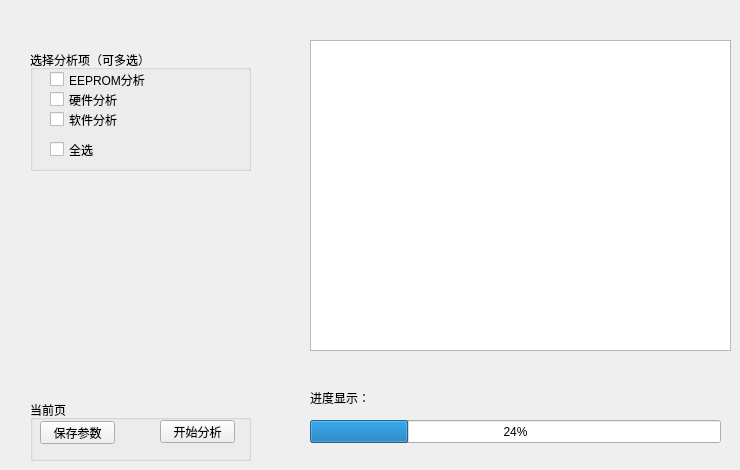
    <widget class="QWidget" name="tab_System">
     <attribute name="title">
      <string>系统分析</string>
     </attribute>
     <widget class="QGroupBox" name="groupBox_SysItem">
      <property name="geometry">
       <rect>
        <x>30</x>
        <y>50</y>
        <width>221</width>
        <height>121</height>
       </rect>
      </property>
      <property name="title">
       <string>选择分析项（可多选）</string>
      </property>
      <widget class="QCheckBox" name="checkBox_SysE2prom">
       <property name="geometry">
        <rect>
         <x>20</x>
         <y>20</y>
         <width>131</width>
         <height>19</height>
        </rect>
       </property>
       <property name="text">
        <string>EEPROM分析</string>
       </property>
      </widget>
      <widget class="QCheckBox" name="checkBox_SysHardware">
       <property name="geometry">
        <rect>
         <x>20</x>
         <y>40</y>
         <width>131</width>
         <height>19</height>
        </rect>
       </property>
       <property name="text">
        <string>硬件分析</string>
       </property>
      </widget>
      <widget class="QCheckBox" name="checkBox_SysSoftware">
       <property name="geometry">
        <rect>
         <x>20</x>
         <y>60</y>
         <width>131</width>
         <height>19</height>
        </rect>
       </property>
       <property name="text">
        <string>软件分析</string>
       </property>
      </widget>
      <widget class="QCheckBox" name="checkBox_SysAll">
       <property name="geometry">
        <rect>
         <x>20</x>
         <y>90</y>
         <width>131</width>
         <height>19</height>
        </rect>
       </property>
       <property name="text">
        <string>全选</string>
       </property>
       <property name="checked">
        <bool>false</bool>
       </property>
      </widget>
     </widget>
     <widget class="QTextBrowser" name="textBrowser_Sys">
      <property name="geometry">
       <rect>
        <x>310</x>
        <y>40</y>
        <width>421</width>
        <height>311</height>
       </rect>
      </property>
     </widget>
     <widget class="QProgressBar" name="progressBar_Sys">
      <property name="geometry">
       <rect>
        <x>310</x>
        <y>420</y>
        <width>411</width>
        <height>23</height>
       </rect>
      </property>
      <property name="value">
       <number>24</number>
      </property>
     </widget>
     <widget class="QLabel" name="label_2">
      <property name="geometry">
       <rect>
        <x>310</x>
        <y>390</y>
        <width>72</width>
        <height>15</height>
       </rect>
      </property>
      <property name="text">
       <string>进度显示：</string>
      </property>
     </widget>
     <widget class="QGroupBox" name="groupBox_SysSet">
      <property name="geometry">
       <rect>
        <x>30</x>
        <y>400</y>
        <width>221</width>
        <height>61</height>
       </rect>
      </property>
      <property name="title">
       <string>当前页</string>
      </property>
      <widget class="QPushButton" name="pushButton_SysSave">
       <property name="geometry">
        <rect>
         <x>10</x>
         <y>21</y>
         <width>75</width>
         <height>23</height>
        </rect>
       </property>
       <property name="text">
        <string>保存参数</string>
       </property>
      </widget>
      <widget class="QPushButton" name="pushButton_SysStart">
       <property name="geometry">
        <rect>
         <x>130</x>
         <y>20</y>
         <width>75</width>
         <height>23</height>
        </rect>
       </property>
       <property name="text">
        <string>开始分析</string>
       </property>
      </widget>
     </widget>
    </widget>
